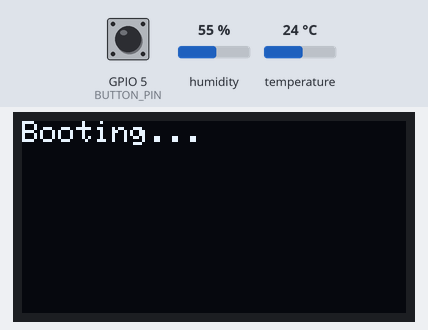
The program below on a simulated ESP32. Shown: 128×64 one-colour display. The test bench sets the inputs (shaded band); at power-on: humidity 55 %, temperature 24 °C, GPIO 5 (BUTTON_PIN) HIGH. WiFi joins after 1.5 s; servers stay silent unless stated; what the program prints to the serial monitor is not drawn.

Above: at 1.1 s.
At 4.5 s:
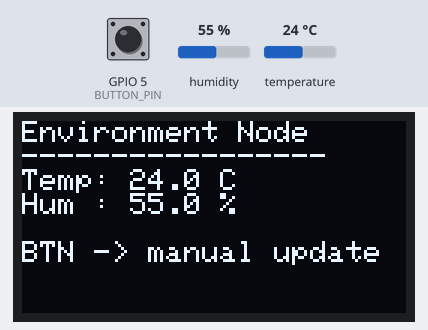
4.6 s: humidity set to 22 %
At 7.3 s:
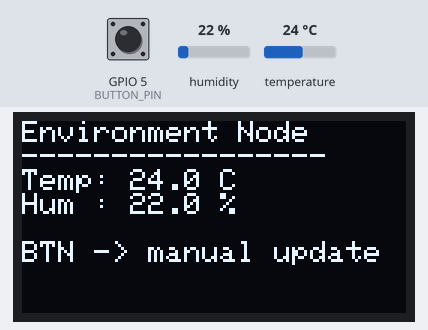
8.4 s: temperature set to 12 °C
At 10.8 s:
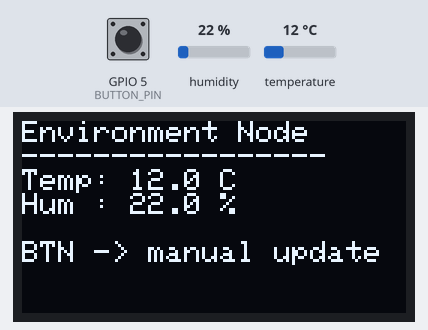
13.0 s: humidity set to 40 %
At 16.5 s:
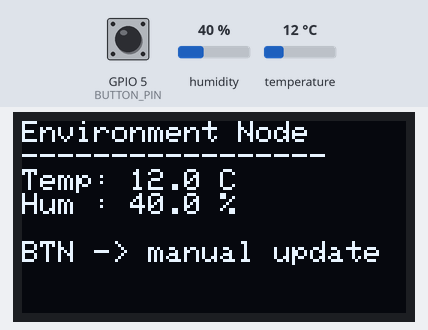
17.4 s: temperature set to 19 °C
Timing chart, 0 to 20.4 s (numbered marks = the images above; inputs shaded):
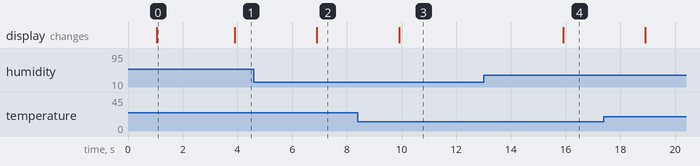

Measured:
- after the input at 4.6 s, the display: changes after 2.3 s (image 2)
- after the input at 8.4 s, the display: changes after 1.5 s (image 3)
- after the input at 13.0 s, the display: changes after 2.9 s (image 4)
- what the display in image 0 shows lasts 2.8 s, from 1.1 s to 3.9 s

The program:

main.cpp
```cpp
/****************************************************
 * ESP32 + DHT22 + SSD1306 OLED + Button + Blynk
 * Pins (from Wokwi diagram):
 *   DHT22 data -> GPIO23
 *   OLED SDA   -> GPIO21
 *   OLED SCL   -> GPIO22
 *   Button     -> GPIO5 (active LOW, uses INPUT_PULLUP)
 ****************************************************/

#define BLYNK_TEMPLATE_ID "TMPL6nkP5vb1-"
#define BLYNK_TEMPLATE_NAME "DHTbyUmer"
#define BLYNK_AUTH_TOKEN    "rSBhTnqQkutn5mq1CVSEgIDQvN77udnm"  // <-- from Blynk device_hLmtVUUWlhtBanXKpviBJt0D_zIBJsA

#define BLYNK_PRINT Serial

#include <Arduino.h>
#include <WiFi.h>
#include <WiFiClient.h>
#include <BlynkSimpleEsp32.h>

#include <Wire.h>
#include <Adafruit_GFX.h>
#include <Adafruit_SSD1306.h>

#include "DHT.h"

// ------------ WiFi credentials (for wokwi) ------------
char ssid[] = "23-1078";
char pass[] = "";

// ------------ Pins (match your Wokwi diagram) ------------
#define DHTPIN   23
#define DHTTYPE  DHT11

#define BUTTON_PIN 5   // pushbutton, one side to GPIO5, other to GND

// ------------ OLED settings ------------
#define SCREEN_WIDTH  128
#define SCREEN_HEIGHT 64
#define OLED_RESET    -1  // no reset pin

Adafruit_SSD1306 display(SCREEN_WIDTH, SCREEN_HEIGHT, &Wire, OLED_RESET);
DHT dht(DHTPIN, DHTTYPE);

BlynkTimer timer;

// For simple button edge detection
int lastButtonState = HIGH;

// Forward declaration
void readAndDisplayAndSend();

// Optional: send periodically to Blynk (even without button)
void periodicSend() {
  readAndDisplayAndSend();
}

void setup() {
  Serial.begin(115200);
  delay(1000);
  Serial.println();
  Serial.println("ESP32 DHT22 + OLED + Blynk starting...");

  // Button input with internal pull-up
  pinMode(BUTTON_PIN, INPUT_PULLUP);

  // I2C + OLED
  Wire.begin(21, 22);  // SDA, SCL (as per diagram)
  if (!display.begin(SSD1306_SWITCHCAPVCC, 0x3C)) {
    Serial.println("SSD1306 allocation failed");
    for (;;); // halt if OLED not found
  }
  display.clearDisplay();
  display.setTextSize(1);
  display.setTextColor(SSD1306_WHITE);
  display.setCursor(0, 0);
  display.println("Booting...");
  display.display();

  // DHT sensor
  dht.begin();

  // Blynk (for real hardware WiFi)
  Serial.println("Connecting to Blynk...");
  Blynk.begin(BLYNK_AUTH_TOKEN, ssid, pass);
  // For Wokwi, WiFi is simulated via wokwi.toml [net] config

  // Periodic send every 5 seconds (optional)
  timer.setInterval(1000L, periodicSend);
}

// Reads DHT22, updates OLED and sends to Blynk
void readAndDisplayAndSend() {
  float h = dht.readHumidity();
  float t = dht.readTemperature(); // Celsius

  if (isnan(h) || isnan(t)) {
    Serial.println("Failed to read from DHT sensor!");
    display.clearDisplay();
    display.setCursor(0, 0);
    display.println("DHT Error!");
    display.display();
    return;
  }

  Serial.print("Temp: ");
  Serial.print(t);
  Serial.print(" *C, Hum: ");
  Serial.print(h);
  Serial.println(" %");

  // --- Update OLED ---
  display.clearDisplay();
  display.setCursor(0, 0);
  display.println("Environment Node");
  display.println("-----------------");
  display.print("Temp: ");
  display.print(t, 1);
  display.println(" C");
  display.print("Hum : ");
  display.print(h, 1);
  display.println(" %");
  display.println();
  display.println("BTN -> manual update");
  display.display();

  // --- Send to Blynk (Virtual Pins) ---
  // Map: V0 = Temp, V1 = Humidity
  Blynk.virtualWrite(V0, t);
  Blynk.virtualWrite(V1, h);
}

void loop() {
  Blynk.run();
  timer.run();

  // Simple button edge detection (active LOW)
  int currentState = digitalRead(BUTTON_PIN);
  if (lastButtonState == HIGH && currentState == LOW) {
    // Falling edge -> button pressed
    Serial.println("Button pressed: manual DHT read");
    readAndDisplayAndSend();
  }
  lastButtonState = currentState;
}
```
